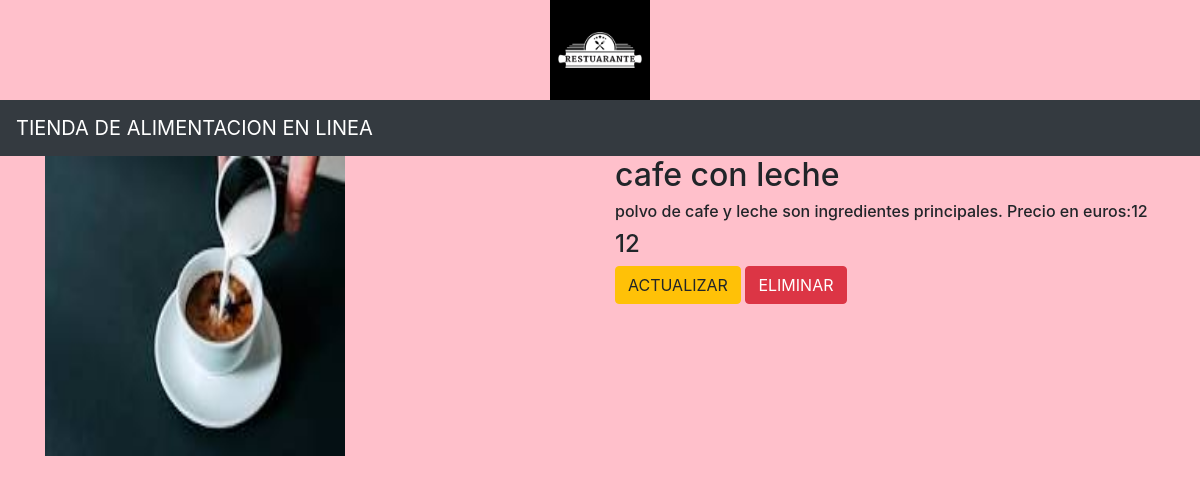
The app's page /comida/3/ with its own data.
### travelapp/models.py (models this page shows, shortened)
class Comida(models.Model):
    nombre=models.CharField(max_length=250)
    precio=models.IntegerField()
    ingredientes=models.TextField()
    imagen=models.ImageField(upload_to='imagenes')

### travelapp/views.py (the view)
# urls.py: path('comida/<int:comida_id>/',views.detail,name='detail'),
def detail(request, comida_id):
    comida = Comida.objects.get(id=comida_id)
    return render(request, 'detail.html', {'comida': comida})

### templates/detail.html
{% extends 'base.html' %}
{% block body %}
<div class="container">
    <div class="row">
        <div class="col-md-6">
           <img src="{{comida.imagen.url}}" width="300" height="300">
        </div>
<div class="col-md-6">
    <h2>{{comida.nombre}}</h2>
    <h6>{{comida.ingredientes}}</h6>
    <h4>{{comida.precio}}</h4>
    <a class="btn btn-warning" href="{% url 'travelapp:update' comida.id %}">ACTUALIZAR</a>
    <a class="btn btn-danger" href="{% url 'travelapp:delete' comida.id %}">ELIMINAR</a>
</div>
    </div>
</div>
{% endblock %}

### static/css/style.css (style rules this page uses)
body { background-color:pink; }

### records on screen
Comida: imagen (picture), nombre "cafe con leche", ingredientes "polvo de cafe y leche son ingredientes principales. Precio en euros:12", precio "12"
